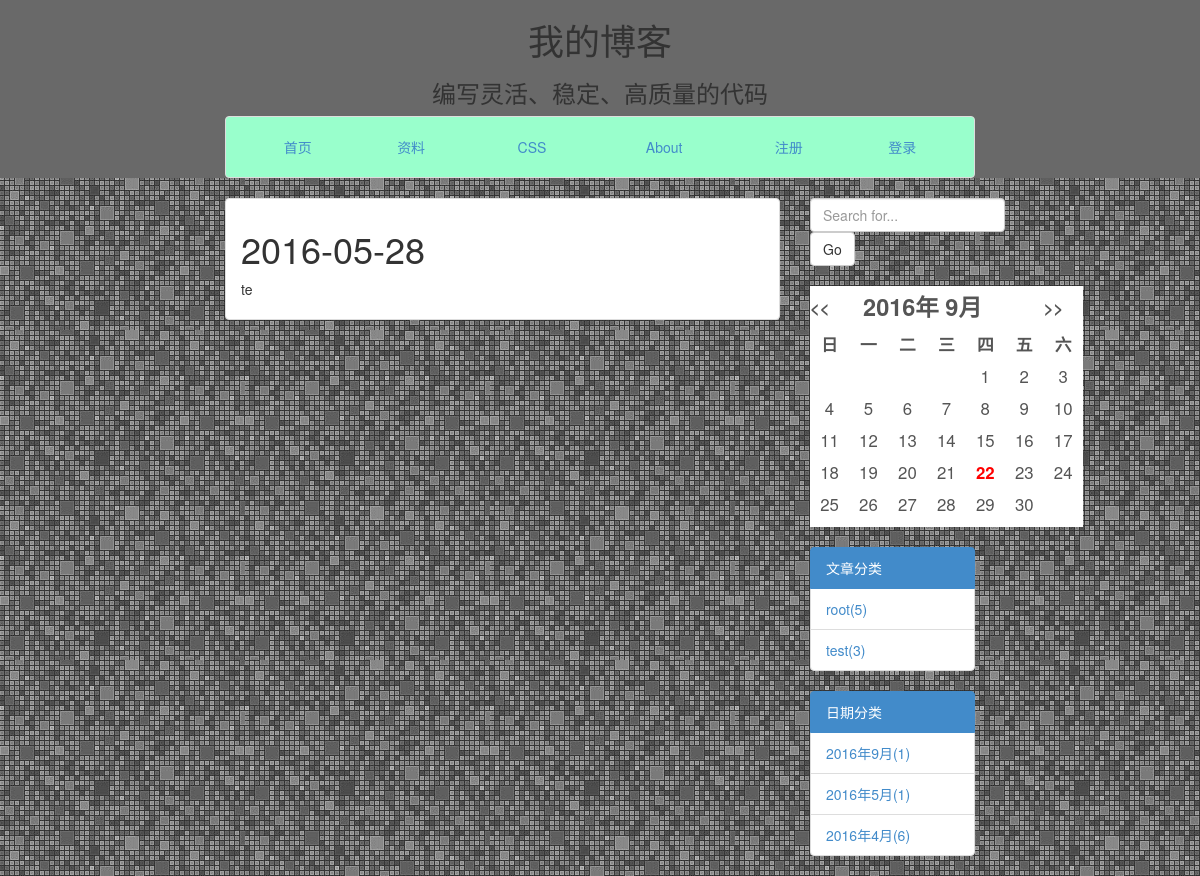
The page /blog/main/7/ on the database its author committed.
### blog/models.py (models this page shows, shortened)
class Article(models.Model):
    title = models.CharField(max_length=100)
    author = models.ForeignKey(User)
    content = models.TextField()
    category = models.ForeignKey(Category, blank=True, null=True)
    cre_date = models.DateTimeField(auto_now_add=True)
    update = models.DateTimeField(auto_now_add=True)
    status = models.SmallIntegerField(default=0,choices=STATUS.items())

class Category(models.Model):
    name = models.CharField(max_length=30)
    class Meta:
        ordering = ['-id']

### blog/views.py (the view)
# urls.py: url(r'^main/(?P<pk>[0-9]+)/$', views.ArticleDetailView.as_view(),name='detail'),
class ArticleDetailView(DetailView):
    model = Article
    context_object_name = 'article'
    template_name = 'blog/main/detail.html'

### blog/custom_processors.py (called while the page is built)
def month_list(request):
    articles = Article.objects.all()
    year_month = set()
    for a in articles:
        year_month.add((a.cre_date.year,a.cre_date.month))
    counter = {}.fromkeys(year_month,0)
    for a in articles:
        counter[(a.cre_date.year,a.cre_date.month)] += 1
    year_month_number = []
    for key in counter:
        year_month_number.append([key[0],key[1],counter[key]])
    year_month_number.sort(reverse=True)
    return {'year_month_number': year_month_number}

def category(request):
    category1 = Category.objects.annotate(num_article=Count('article'))
    return {"categories": category1}

### blog/templatetags/custom_markdown.py (called while the page is built)
@register.filter(is_safe=True)  # 注册template filter
@stringfilter  # 希望字符串作为参数
def custom_markdown(value):
    return mark_safe(markdown.markdown(value,
                                       extensions=['markdown.extensions.fenced_code', 'markdown.extensions.codehilite'],
                                       safe_mode=True,
                                       enable_attributes=False))

### blog/templates/blog/main/detail.html
{% extends "blog/base.html" %}
{% load custom_markdown %}
    {% block context %}
		<div class="list-group-item ">
			<h1>{{ article.title }}</h1>
            <p>{{ article.content|custom_markdown }}</p>
		</div>
    {% endblock context %}

### blog/templates/blog/side/category.html
{% block category %}
<div class="list-group">
                <a class="list-group-item active">
                文章分类
                </a>
                {% if categories %}
                {% for c in categories %}
                <li class="list-group-item">
                <a href="{% url 'blog:category' c.name %}">{{ c.name }}({{ c.num_article }})</a>
                </li>
                {% endfor %}
                {% endif %}
</div>
{% endblock category %}

### rows shown on the page
Article: title "2016-05-28", content|custom_markdown "te"
Category: name "root", num_article "5"
Category: name "test", num_article "3"

### other values the page prints
{{ y }} "2016" "2016" "2016"
{{ m }} "9" "5" "4"
{{ n }} "1" "1" "6"
